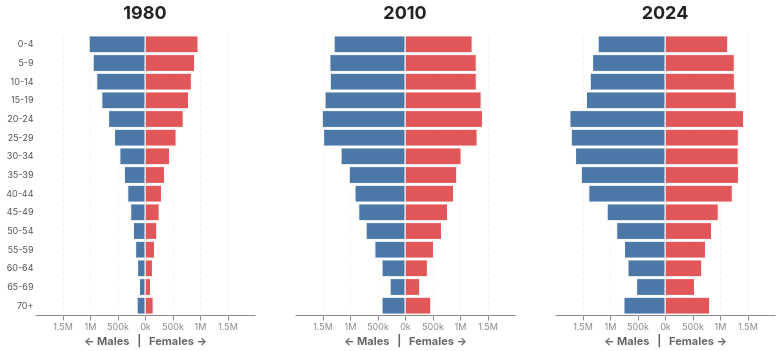

This figure's Vega-Lite source:
### Vega-Lite specification from a JSON file in a GitHub repository (floating-point values rounded to 4 significant figures)
{"$schema": "https://vega.github.io/schema/vega-lite/v5.json", "title": {"text": null, "subtitle": ["Each pyramid shows Malaysia's population by age (vertical) and sex (left = male, right = female).", "A wide base = lots of young people. A wide top = lots of old people."], "subtitleFontSize": 11, "subtitleColor": "#666", "anchor": "start", "fontSize": 20, "offset": 12}, "data": {"values": [{"year": 1980, "sex": "female", "age_band": "0-4", "population": 963900, "population_signed": 963900}, {"year": 1980, "sex": "female", "age_band": "5-9", "population": 901500, "population_signed": 901500}, {"year": 1980, "sex": "female", "age_band": "10-14", "population": 842800, "population_signed": 842800}, {"year": 1980, "sex": "female", "age_band": "15-19", "population": 792000, "population_signed": 792000}, {"year": 1980, "sex": "female", "age_band": "20-24", "population": 693900, "population_signed": 693900}, {"year": 1980, "sex": "female", "age_band": "25-29", "population": 565000, "population_signed": 565000}, {"year": 1980, "sex": "female", "age_band": "30-34", "population": 445200, "population_signed": 445200}, {"year": 1980, "sex": "female", "age_band": "35-39", "population": 355300, "population_signed": 355300}, {"year": 1980, "sex": "female", "age_band": "40-44", "population": 300100, "population_signed": 300100}, {"year": 1980, "sex": "female", "age_band": "45-49", "population": 257100, "population_signed": 257100}, {"year": 1980, "sex": "female", "age_band": "50-54", "population": 214000, "population_signed": 214000}, {"year": 1980, "sex": "female", "age_band": "55-59", "population": 173100, "population_signed": 173100}, {"year": 1980, "sex": "female", "age_band": "60-64", "population": 135200, "population_signed": 135200}, {"year": 1980, "sex": "female", "age_band": "65-69", "population": 100100, "population_signed": 100100}, {"year": 1980, "sex": "female", "age_band": "70+", "population": 148000, "population_signed": 148000}, {"year": 1980, "sex": "male", "age_band": "0-4", "population": 1015200, "population_signed": -1015200}, {"year": 1980, "sex": "male", "age_band": "5-9", "population": 942600, "population_signed": -942600}, {"year": 1980, "sex": "male", "age_band": "10-14", "population": 876300, "population_signed": -876300}, {"year": 1980, "sex": "male", "age_band": "15-19", "population": 784500, "population_signed": -784500}, {"year": 1980, "sex": "male", "age_band": "20-24", "population": 661200, "population_signed": -661200}, {"year": 1980, "sex": "male", "age_band": "25-29", "population": 553200, "population_signed": -553200}, {"year": 1980, "sex": "male", "age_band": "30-34", "population": 456000, "population_signed": -456000}, {"year": 1980, "sex": "male", "age_band": "35-39", "population": 374600, "population_signed": -374600}, {"year": 1980, "sex": "male", "age_band": "40-44", "population": 313100, "population_signed": -313100}, {"year": 1980, "sex": "male", "age_band": "45-49", "population": 259000, "population_signed": -259000}, {"year": 1980, "sex": "male", "age_band": "50-54", "population": 210500, "population_signed": -210500}, {"year": 1980, "sex": "male", "age_band": "55-59", "population": 169500, "population_signed": -169500}, {"year": 1980, "sex": "male", "age_band": "60-64", "population": 133200, "population_signed": -133200}, {"year": 1980, "sex": "male", "age_band": "65-69", "population": 100000, "population_signed": -100000}, {"year": 1980, "sex": "male", "age_band": "70+", "population": 143000, "population_signed": -143000}, {"year": 2010, "sex": "female", "age_band": "0-4", "population": 1220400, "population_signed": 1220400}, {"year": 2010, "sex": "female", "age_band": "5-9", "population": 1294900, "population_signed": 1294900}, {"year": 2010, "sex": "female", "age_band": "10-14", "population": 1295600, "population_signed": 1295600}, {"year": 2010, "sex": "female", "age_band": "15-19", "population": 1383600, "population_signed": 1383600}, {"year": 2010, "sex": "female", "age_band": "20-24", "population": 1408000, "population_signed": 1408000}, {"year": 2010, "sex": "female", "age_band": "25-29", "population": 1310700, "population_signed": 1310700}, {"year": 2010, "sex": "female", "age_band": "30-34", "population": 1019300, "population_signed": 1019300}, {"year": 2010, "sex": "female", "age_band": "35-39", "population": 941100, "population_signed": 941100}, {"year": 2010, "sex": "female", "age_band": "40-44", "population": 883100, "population_signed": 883100}, {"year": 2010, "sex": "female", "age_band": "45-49", "population": 774200, "population_signed": 774200}, {"year": 2010, "sex": "female", "age_band": "50-54", "population": 664100, "population_signed": 664100}, {"year": 2010, "sex": "female", "age_band": "55-59", "population": 519100, "population_signed": 519100}, {"year": 2010, "sex": "female", "age_band": "60-64", "population": 406700, "population_signed": 406700}, {"year": 2010, "sex": "female", "age_band": "65-69", "population": 267600, "population_signed": 267600}, {"year": 2010, "sex": "female", "age_band": "70+", "population": 469600, "population_signed": 469600}, {"year": 2010, "sex": "male", "age_band": "0-4", "population": 1288200, "population_signed": -1288200}, {"year": 2010, "sex": "male", "age_band": "5-9", "population": 1364500, "population_signed": -1364500}, {"year": 2010, "sex": "male", "age_band": "10-14", "population": 1358400, "population_signed": -1358400}, {"year": 2010, "sex": "male", "age_band": "15-19", "population": 1453800, "population_signed": -1453800}, {"year": 2010, "sex": "male", "age_band": "20-24", "population": 1504000, "population_signed": -1504000}, {"year": 2010, "sex": "male", "age_band": "25-29", "population": 1478900, "population_signed": -1478900}, {"year": 2010, "sex": "male", "age_band": "30-34", "population": 1162400, "population_signed": -1162400}, {"year": 2010, "sex": "male", "age_band": "35-39", "population": 1013700, "population_signed": -1013700}, {"year": 2010, "sex": "male", "age_band": "40-44", "population": 908400, "population_signed": -908400}, {"year": 2010, "sex": "male", "age_band": "45-49", "population": 840100, "population_signed": -840100}, {"year": 2010, "sex": "male", "age_band": "50-54", "population": 706700, "population_signed": -706700}, {"year": 2010, "sex": "male", "age_band": "55-59", "population": 547000, "population_signed": -547000}, {"year": 2010, "sex": "male", "age_band": "60-64", "population": 416800, "population_signed": -416800}, {"year": 2010, "sex": "male", "age_band": "65-69", "population": 270400, "population_signed": -270400}, {"year": 2010, "sex": "male", "age_band": "70+", "population": 417500, "population_signed": -417500}, {"year": 2024, "sex": "female", "age_band": "0-4", "population": 1140600, "population_signed": 1140600}, {"year": 2024, "sex": "female", "age_band": "5-9", "population": 1258900, "population_signed": 1258900}, {"year": 2024, "sex": "female", "age_band": "10-14", "population": 1261200, "population_signed": 1261200}, {"year": 2024, "sex": "female", "age_band": "15-19", "population": 1296700, "population_signed": 1296700}, {"year": 2024, "sex": "female", "age_band": "20-24", "population": 1428900, "population_signed": 1428900}, {"year": 2024, "sex": "female", "age_band": "25-29", "population": 1332200, "population_signed": 1332200}, {"year": 2024, "sex": "female", "age_band": "30-34", "population": 1330100, "population_signed": 1330100}, {"year": 2024, "sex": "female", "age_band": "35-39", "population": 1335200, "population_signed": 1335200}, {"year": 2024, "sex": "female", "age_band": "40-44", "population": 1223400, "population_signed": 1223400}, {"year": 2024, "sex": "female", "age_band": "45-49", "population": 967400, "population_signed": 967400}, {"year": 2024, "sex": "female", "age_band": "50-54", "population": 845700, "population_signed": 845700}, {"year": 2024, "sex": "female", "age_band": "55-59", "population": 737300, "population_signed": 737300}, {"year": 2024, "sex": "female", "age_band": "60-64", "population": 667400, "population_signed": 667400}, {"year": 2024, "sex": "female", "age_band": "65-69", "population": 536400, "population_signed": 536400}, {"year": 2024, "sex": "female", "age_band": "70+", "population": 811800, "population_signed": 811800}, {"year": 2024, "sex": "male", "age_band": "0-4", "population": 1214800, "population_signed": -1214800}, {"year": 2024, "sex": "male", "age_band": "5-9", "population": 1315800, "population_signed": -1315800}, {"year": 2024, "sex": "male", "age_band": "10-14", "population": 1359500, "population_signed": -1359500}, {"year": 2024, "sex": "male", "age_band": "15-19", "population": 1427900, "population_signed": -1427900}, {"year": 2024, "sex": "male", "age_band": "20-24", "population": 1727600, "population_signed": -1727600}, {"year": 2024, "sex": "male", "age_band": "25-29", "population": 1704100, "population_signed": -1704100}, {"year": 2024, "sex": "male", "age_band": "30-34", "population": 1626000, "population_signed": -1626000}, {"year": 2024, "sex": "male", "age_band": "35-39", "population": 1521500, "population_signed": -1521500}, {"year": 2024, "sex": "male", "age_band": "40-44", "population": 1384600, "population_signed": -1384600}, {"year": 2024, "sex": "male", "age_band": "45-49", "population": 1051000, "population_signed": -1051000}, {"year": 2024, "sex": "male", "age_band": "50-54", "population": 877400, "population_signed": -877400}, {"year": 2024, "sex": "male", "age_band": "55-59", "population": 735500, "population_signed": -735500}, {"year": 2024, "sex": "male", "age_band": "60-64", "population": 672200, "population_signed": -672200}, {"year": 2024, "sex": "male", "age_band": "65-69", "population": 515100, "population_signed": -515100}, {"year": 2024, "sex": "male", "age_band": "70+", "population": 745900, "population_signed": -745900}]}, "spacing": 40, "columns": 3, "facet": {"field": "year", "type": "ordinal", "header": {"title": null, "labelFontSize": 18, "labelFontWeight": "bold", "labelColor": "#222", "labelOrient": "top", "labelPadding": 12}}, "spec": {"width": 220, "height": 280, "mark": {"type": "bar", "stroke": "white", "strokeWidth": 1}, "encoding": {"y": {"field": "age_band", "type": "ordinal", "sort": ["0-4", "5-9", "10-14", "15-19", "20-24", "25-29", "30-34", "35-39", "40-44", "45-49", "50-54", "55-59", "60-64", "65-69", "70+"], "axis": {"title": null, "labelFontSize": 9, "labelColor": "#555", "ticks": false, "domain": false}}, "x": {"field": "population_signed", "type": "quantitative", "scale": {"domain": [-2000000, 2000000]}, "axis": {"title": "← Males   |   Females →", "titleFontSize": 11, "titleColor": "#666", "values": [-1500000, -1000000, -500000, 0, 500000, 1000000, 1500000], "labelExpr": "abs(datum.value) >= 1000000 ? (abs(datum.value)/1000000) + 'M' : (abs(datum.value)/1000) + 'k'", "labelFontSize": 9, "labelColor": "#888", "grid": true, "gridDash": [2, 4], "gridColor": "#eee"}}, "color": {"field": "sex", "type": "nominal", "scale": {"domain": ["male", "female"], "range": ["#4c78a8", "#e15759"]}, "legend": null}, "tooltip": [{"field": "year", "title": "Year"}, {"field": "sex", "title": "Sex"}, {"field": "age_band", "title": "Age"}, {"field": "population", "title": "Population", "format": ","}]}}, "config": {"view": {"stroke": null}, "font": "-apple-system, BlinkMacSystemFont, Segoe UI, Roboto, sans-serif"}}
